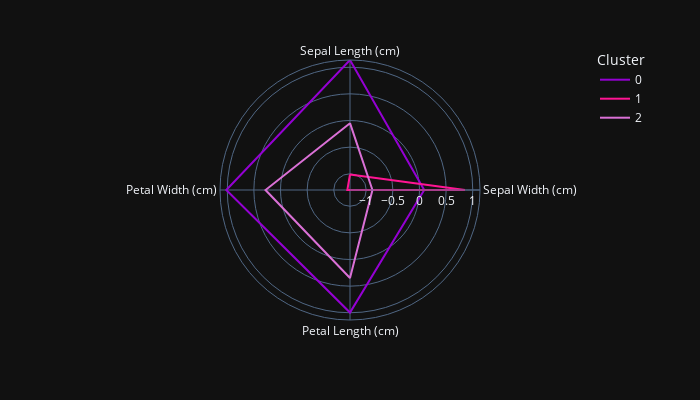

Here is the notebook cell this chart was saved with:
### Markdown cell above
Now, we want to visualise the mean of each feature variable by cluster.

### Code cell
kmeans.fit(feat_array) # fit the model 
clusters = standardized_data.copy()
clusters['Cluster'] = kmeans.labels_ # assigns cluster labels to features
polar = clusters.groupby("Cluster").mean().reset_index() # finds the mean of each feature variable by cluster
polar = pd.melt(polar, id_vars=["Cluster"])
fig = px.line_polar(polar, r="value", theta="variable", color="Cluster", line_close=True, height=400, width=700, color_discrete_sequence=['darkviolet','deeppink','orchid'], template="plotly_dark")
fig.update_layout(legend=dict(
    yanchor="top",
    y=1.05,
    xanchor="right",
    x=1.05
))
fig.show()

### Figure 1 — Plotly figure (JSON) as saved in the notebook; plotly's stock layout.template omitted (floating-point values rounded to 4 significant figures)
{"data": [{"hovertemplate": "Cluster=0<br>value=%{r}<br>variable=%{theta}<extra></extra>", "legendgroup": "0", "line": {"color": "darkviolet", "dash": "solid"}, "marker": {"symbol": "circle"}, "mode": "lines", "name": "0", "r": [1.136, 0.08842, 0.9962, 1.018, 1.136], "showlegend": true, "subplot": "polar", "theta": ["Sepal Length (cm)", "Sepal Width (cm)", "Petal Length (cm)", "Petal Width (cm)", "Sepal Length (cm)"], "type": "scatterpolar"}, {"hovertemplate": "Cluster=1<br>value=%{r}<br>variable=%{theta}<extra></extra>", "legendgroup": "1", "line": {"color": "deeppink", "dash": "solid"}, "marker": {"symbol": "circle"}, "mode": "lines", "name": "1", "r": [-1.015, 0.8533, -1.305, -1.255, -1.015], "showlegend": true, "subplot": "polar", "theta": ["Sepal Length (cm)", "Sepal Width (cm)", "Petal Length (cm)", "Petal Width (cm)", "Sepal Length (cm)"], "type": "scatterpolar"}, {"hovertemplate": "Cluster=2<br>value=%{r}<br>variable=%{theta}<extra></extra>", "legendgroup": "2", "line": {"color": "orchid", "dash": "solid"}, "marker": {"symbol": "circle"}, "mode": "lines", "name": "2", "r": [-0.05022, -0.8834, 0.3477, 0.2815, -0.05022], "showlegend": true, "subplot": "polar", "theta": ["Sepal Length (cm)", "Sepal Width (cm)", "Petal Length (cm)", "Petal Width (cm)", "Sepal Length (cm)"], "type": "scatterpolar"}], "layout": {"height": 400, "legend": {"title": {"text": "Cluster"}, "tracegroupgap": 0, "x": 1.05, "xanchor": "right", "y": 1.05, "yanchor": "top"}, "margin": {"t": 60}, "polar": {"angularaxis": {"direction": "clockwise", "rotation": 90}, "domain": {"x": [0, 1], "y": [0, 1]}}, "width": 700}}
